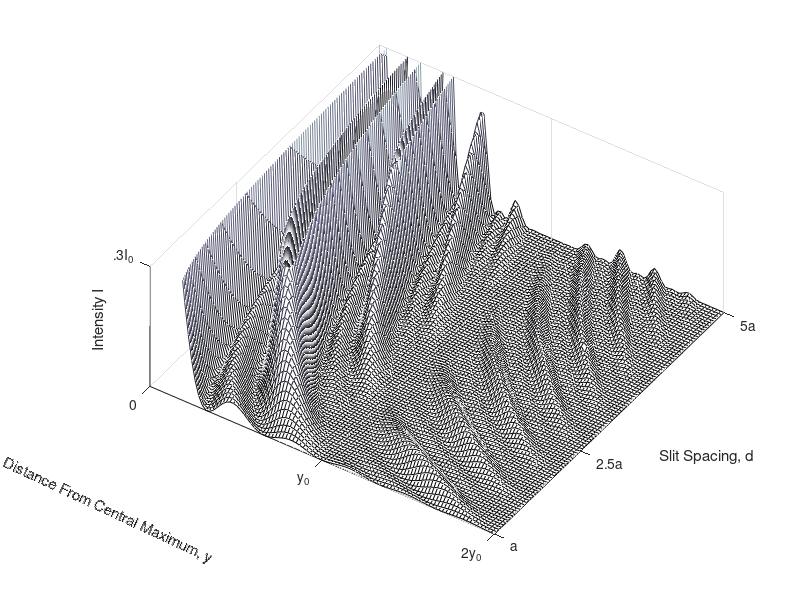

Recreate this plot in MATLAB. (Note: this script raises an error after producing the figure.)
clear all; close all; clc; 

I0 = 1 ; 
lambda = 1;
N = 3; %Numero de slits
y0 = 1;
n = 100;
a = 1; % Ancho de la abertura
y = linspace(0,2*y0,n) ;
d =  linspace(1,5,n).*a;


[D,Y] = meshgrid(d,y);
alpha = pi.*D.*Y./(a.*y0);
B = pi.*Y./y0;
I = I0./N^2.*(sin(B)./B).^2.*(sin(N.*alpha)./sin(alpha)).^2 ; 
mesh(D,Y,I)
colormap(bone)
% shading interp %Quitar lineas
xlabel('Slit Spacing, d')
ylabel('Distance From Central Maximum, y')
zlabel('Intensity I')
set(gca,'ydir','reverse')
xticks([1 2.5 5])
xticklabels({'a','2.5a','5a'})
yticks([0 1 2])
yticklabels({'0','y_0','2y_0'})
zticks([0.3])
zticklabels({'.3I_0'})
zlim([0 0.3])
%Handel of the y label
yh = get(gca,'YLabel'); % Handle of the y label
set(yh, 'Units', 'Normalized')
pos = get(yh, 'Position');
set(yh,'Position',pos.*[.8,-.5,3],'Rotation',-25)
v = [-3 -2 8];
[caz,cel] = view(v)